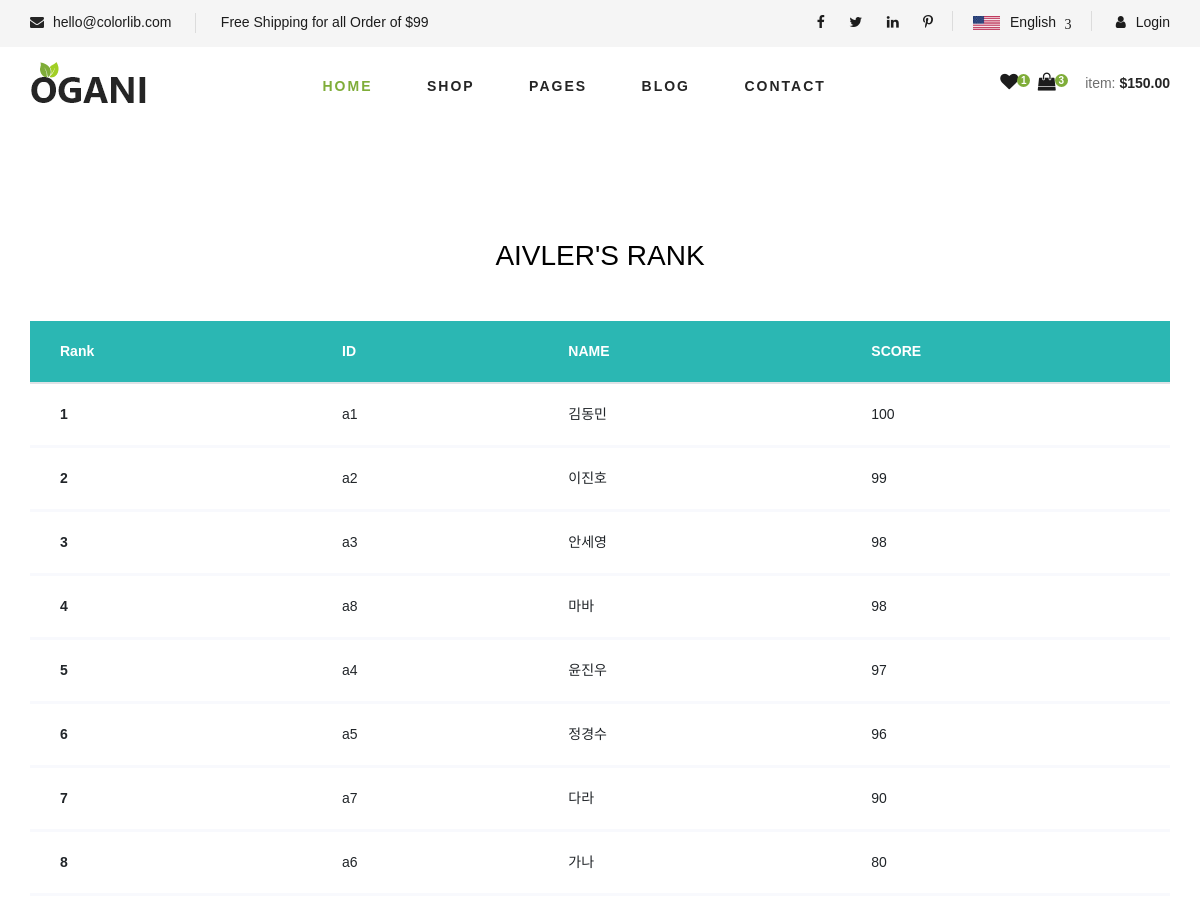
The app's page /rank/rank1_100/ with its own data.
### rank/models.py (models this page shows)
class rank_data(models.Model):
    user_id = models.TextField()
    user_score = models.IntegerField()
    user_name = models.TextField()
    class Meta:
        ordering = ['-user_score']

### rank/views.py (the view)
# urls.py: path('rank1_100/', views.rank1_100),
def rank1_100(request):
    rank_list = rank_data.objects.all()
    return render(
        request,
        'rank/rank1_100.html',
        {'rank_list': rank_list}
    )

### rank/templates/rank/rank1_100.html (shortened to what this page needs)
<!doctype html>
<html lang="en">
{% load static %}
  <head>
	<link rel="stylesheet" href="https://stackpath.bootstrapcdn.com/font-awesome/4.7.0/css/font-awesome.min.css">
	<link rel="stylesheet" href="{% static 'style_rank.css' %}">
	<link rel="stylesheet" href="/static/css/bootstrap.min.css" type="text/css">
    <link rel="stylesheet" href="/static/css/font-awesome.min.css" type="text/css">
    <link rel="stylesheet" href="/static/css/elegant-icons.css" type="text/css">
    <link rel="stylesheet" href="/static/css/nice-select.css" type="text/css">
    <link rel="stylesheet" href="/static/css/jquery-ui.min.css" type="text/css">
    <link rel="stylesheet" href="/static/css/owl.carousel.min.css" type="text/css">
    <link rel="stylesheet" href="/static/css/slicknav.min.css" type="text/css">
    <link rel="stylesheet" href="/static/css/style.css" type="text/css">
	</head>
	<body>
		<header class="header">
			<div class="header__top">
				<div class="container">
					<div class="row">
						<div class="col-lg-6 col-md-6">
							<div class="header__top__left">
								<ul>
									<li><i class="fa fa-envelope"></i> hello@colorlib.com</li>
									<li>Free Shipping for all Order of $99</li>
								</ul>
							</div>
						</div>
						<div class="col-lg-6 col-md-6">
							<div class="header__top__right">
								<div class="header__top__right__social">
									<a href="#"><i class="fa fa-facebook"></i></a>
									<a href="#"><i class="fa fa-twitter"></i></a>
									<a href="#"><i class="fa fa-linkedin"></i></a>
									<a href="#"><i class="fa fa-pinterest-p"></i></a>
								</div>
								<div class="header__top__right__language">
									<img src="/static/img/language.png" alt="">
									<div>English</div>
									<span class="arrow_carrot-down"></span>
								</div>
								<div class="header__top__right__auth">
									<a href="#"><i class="fa fa-user"></i> Login</a>
								</div>
							</div>
						</div>
					</div>
				</div>
			</div>
			<div class="container">
				<div class="row">
					<div class="col-lg-3">
						<div class="header__logo">
							<a href="./index.html"><img src="/static/img/logo.png" alt=""></a>
						</div>
					</div>
					<div class="col-lg-6">
						<nav class="header__menu">
							<ul>
								<li class="active"><a href="./index.html">Home</a></li>
								<li><a href="./shop-grid.html">Shop</a></li>
								<li><a href="#">Pages</a>
								</li>
								<li><a href="./blog.html">Blog</a></li>
								<li><a href="./contact.html">Contact</a></li>
							</ul>
						</nav>
					</div>
					<div class="col-lg-3">
						<div class="header__cart">
							<ul>
								<li><a href="#"><i class="fa fa-heart"></i> <span>1</span></a></li>
								<li><a href="#"><i class="fa fa-shopping-bag"></i> <span>3</span></a></li>
							</ul>
							<div class="header__cart__price">item: <span>$150.00</span></div>
						</div>
					</div>
				</div>
			</div>
		</header>
	<section class="ftco-section">
		<div class="container">
			<div class="row justify-content-center">
				<div class="col-md-6 text-center mb-5">
					<h2 class="heading-section">AIVLER'S RANK</h2>
				</div>
			</div>
			<div class="row">
				<div class="col-md-12">
					<div class="table-wrap">
						<table class="table">
						  <thead class="thead-primary">
						    <tr>
						      <th>Rank</th>
						      <th>ID</th>
						      <th>NAME</th>
						      <th>SCORE</th>
						    </tr>
						  </thead>
						  <tbody>
							{% for rank in rank_list %}
								<tr>
									<th scope="row">{{forloop.counter}}</th>
									<td> {{rank.user_id}} </td>
									<td> {{rank.user_name}} </td>
									<td> {{rank.user_score}} </td>
								</tr>
							{% endfor %}
						  </tbody>
						</table>
					</div>
				</div>
			</div>
		</div>
	</section>
	</body>
</html>

### rank/static/css/style.css (style rules this page uses)
html, body { height: 100%; font-family: "Cairo", sans-serif; -webkit-font-smoothing: antialiased; font-smoothing: antialiased; }
h1, h2, h3, h4, h5, h6 { margin: 0; color: #111111; font-weight: 400; font-family: "Cairo", sans-serif; }
h2 { font-size: 36px; }
img { max-width: 100%; }
ul, ol { padding: 0; margin: 0; }
.header__top { background: #f5f5f5; }
.header__top__left { padding: 10px 0 13px; }
.header__top__left ul li { font-size: 14px; color: #1c1c1c; display: inline-block; margin-right: 45px; position: relative; }
.header__top__left ul li:after { position: absolute; right: -25px; top: 1px; height: 20px; width: 1px; background: #000000; opacity: 0.1; content: ""; }
.header__top__left ul li:last-child { margin-right: 0; }
.header__top__left ul li:last-child:after { display: none; }
.header__top__left ul li i { color: #252525; margin-right: 5px; }
.header__top__right { text-align: right; padding: 10px 0 13px; }
.header__top__right__social { position: relative; display: inline-block; margin-right: 35px; }
.header__top__right__social:after { position: absolute; right: -20px; top: 1px; height: 20px; width: 1px; background: #000000; opacity: 0.1; content: ""; }
.header__top__right__social a { font-size: 14px; display: inline-block; color: #1c1c1c; margin-right: 20px; }
.header__top__right__social a:last-child { margin-right: 0; }
.header__top__right__language { position: relative; display: inline-block; margin-right: 40px; cursor: pointer; }
.header__top__right__language:after { position: absolute; right: -21px; top: 1px; height: 20px; width: 1px; background: #000000; opacity: 0.1; content: ""; }
.header__top__right__language img { margin-right: 6px; }
.header__top__right__language div { font-size: 14px; color: #1c1c1c; display: inline-block; margin-right: 4px; }
.header__top__right__language span { font-size: 14px; color: #1c1c1c; position: relative; top: 2px; }
.header__top__right__auth { display: inline-block; }
.header__top__right__auth a { display: block; font-size: 14px; color: #1c1c1c; }
.header__top__right__auth a i { margin-right: 6px; }
.header__logo { padding: 15px 0; }
.header__logo a { display: inline-block; }
.header__menu { padding: 24px 0; }
.header__menu ul li { list-style: none; display: inline-block; margin-right: 50px; position: relative; }
.header__menu ul li.active a { color: #7fad39; }
.header__menu ul li:last-child { margin-right: 0; }
.header__menu ul li a { font-size: 14px; color: #252525; text-transform: uppercase; font-weight: 700; letter-spacing: 2px; -webkit-transition: all, 0.3s; -moz-transition: all, 0.3s; -ms-transition: all, 0.3s; -o-transition: all, 0.3s; transition: all, 0.3s; padding: 5px 0; display: block; }
.header__cart { text-align: right; padding: 24px 0; }
.header__cart ul { display: inline-block; margin-right: 25px; }
.header__cart ul li { list-style: none; display: inline-block; margin-right: 15px; }
.header__cart ul li:last-child { margin-right: 0; }
.header__cart ul li a { position: relative; }
.header__cart ul li a i { font-size: 18px; color: #1c1c1c; }
.header__cart ul li a span { height: 13px; width: 13px; background: #7fad39; font-size: 10px; color: #ffffff; line-height: 13px; text-align: center; font-weight: 700; display: inline-block; border-radius: 50%; position: absolute; top: 0; right: -12px; }
.header__cart .header__cart__price { font-size: 14px; color: #6f6f6f; display: inline-block; }
.header__cart .header__cart__price span { color: #252525; font-weight: 700; }
@media only screen and (min-width: 1200px) { .container { max-width: 1170px; } }

### records on screen
rank_data: user_id "a1", user_name "김동민", user_score "100"
rank_data: user_id "a2", user_name "이진호", user_score "99"
rank_data: user_id "a3", user_name "안세영", user_score "98"
rank_data: user_id "a8", user_name "마바", user_score "98"
rank_data: user_id "a4", user_name "윤진우", user_score "97"
rank_data: user_id "a5", user_name "정경수", user_score "96"
rank_data: user_id "a7", user_name "다라", user_score "90"
rank_data: user_id "a6", user_name "가나", user_score "80"
